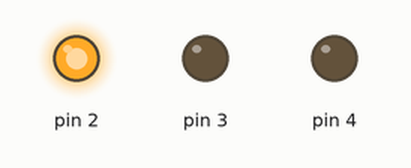
Recording of a sketch running on a simulated Arduino Uno, built with avr-gcc and run on an emulated ATmega328P. On the bench: output pins drawn as LEDs (lit = HIGH).

Above: at 0.05 s.
At 0.75 s:
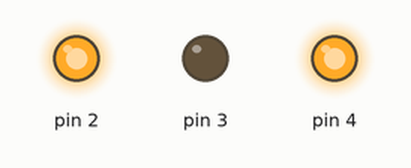
At 1.35 s:
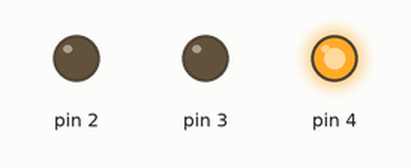
At 2.2 s:
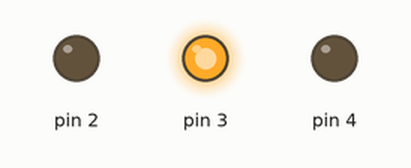
At 2.85 s:
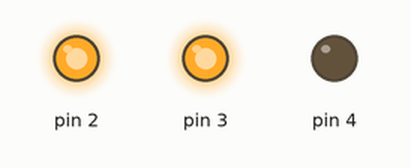
Timing chart, 0 to 3.1 s (numbered marks = the images above):
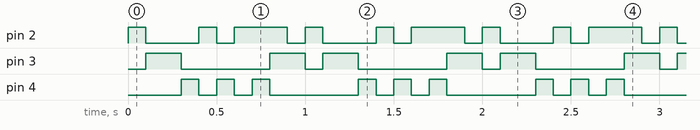

The sketch:

main.ino
```cpp
void setMode(int mode_1, int mode_2, int mode_3) {

    if(mode_1) pinMode(2, INPUT); else pinMode(2, OUTPUT);
    if(mode_2) pinMode(3, INPUT); else pinMode(3, OUTPUT);
    if(mode_3) pinMode(4, INPUT); else pinMode(4, OUTPUT);
}
void write(int status_1, int status_2, int status_3) {

    if(status_1 != -1) digitalWrite(2, status_1);
    if(status_2 != -1) digitalWrite(3, status_2);
    if(status_3 != -1) digitalWrite(4, status_3);
    delay(100);
}

void setup() {}

void loop() {

    setMode(0, 0, 1);
    write(HIGH, LOW, -1);
    write(LOW, HIGH, -1);

    setMode(1, 0, 0);
    write(-1, HIGH, LOW);
    write(-1, LOW, HIGH);

    setMode(0, 1, 0);
    write(HIGH, -1, LOW);
    write(LOW, -1, HIGH);
    write(HIGH, -1, LOW);

    setMode(1, 0, 0);
    write(-1, LOW, HIGH);
    write(-1, HIGH, LOW);

    setMode(0, 0, 1);
    write(LOW, HIGH, -1);
}
```

Measured:
- by itself, pin 2: repeats every 1.0 s: LOW 0.30 s, HIGH 0.10 s, LOW 0.10 s, HIGH 0.30 s, LOW 0.10 s, HIGH 0.10 s
- by itself, pin 3: repeats every 1.0 s: LOW 0.50 s, HIGH 0.20 s, LOW 0.10 s, HIGH 0.20 s
- by itself, pin 4: repeats every 1.0 s: 2 × (LOW 0.10 s, HIGH 0.10 s), LOW 0.50 s, HIGH 0.10 s
